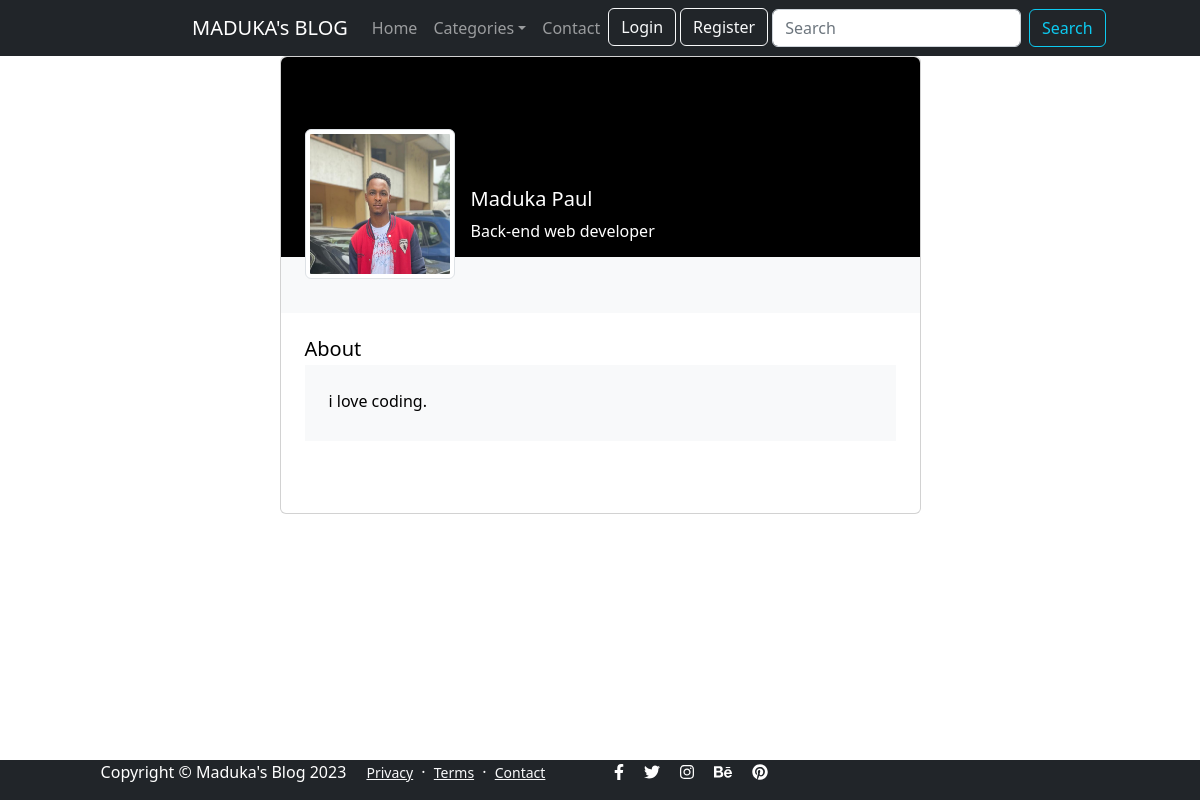
Page /profile/1/ on the committed database.
### profiles/models.py (models this page shows, shortened)
class UserProfile(models.Model):
    user = models.OneToOneField(User, on_delete=models.CASCADE)
    name = models.CharField(max_length=200)
    profile_picture = models.ImageField(upload_to='img', default='default.jpg')
    username = models.CharField(max_length=200)
    profession = models.CharField(max_length=200)
    email = models.EmailField()
    about_me = models.TextField(max_length=200)

### profiles/views.py (the view)
# urls.py: path('profile/<int:pk>/', views.user_profile, name='profile'),
def user_profile(request, pk):
    profile = UserProfile.objects.get(pk=pk)
    context = {
        'profile':profile,
    }
    return render(request, 'user_profile.html', context)

### templates/user_profile.html
{% extends 'base.html' %}
{% block content %}
<section class="h-100 gradient-custom-2 mb-3">
    <div class="container">
        <div class="row d-flex justify-content-center align-items-center h-100">
            <div class="col col-lg-9 col-xl-7">
                <div class="card">
                    <div class="rounded-top text-white d-flex flex-row" style="background-color: #000; height:200px;">
                        <div class="ms-4 mt-5 d-flex flex-column" style="width: 150px;">
                            <img src="{{profile.profile_picture.url}}" alt="Generic placeholder image"
                                class="img-fluid img-thumbnail mt-4 mb-2" style="width: 150px; z-index: 1">
                        </div>
                        <div class="ms-3" style="margin-top: 130px;">
                            <h5>{{ profile.name }}</h5>
                            <p>{{ profile.profession }}</p>
                        </div>
                    </div>
                    <div class="p-4 text-black" style="background-color: #f8f9fa;">
                        <div class="d-flex justify-content-end text-center py-1">
                        </div>
                    </div>
                    <div class="card-body p-4 text-black">
                        <div class="mb-5">
                            <p class="mb-1 h5">About</p>
                            <div class="p-4" style="background-color: #f8f9fa;">
                                <p class="font-italic mb-1">{{ profile.about_me }}</p>
                            </div>
                        </div>
                    </div>
                </div>
            </div>
        </div>
    </div>
</section>
{% endblock %}

### rows in the picture
UserProfile: profile_picture (picture), name "Maduka Paul", profession "Back-end web developer", about_me "i love coding."
